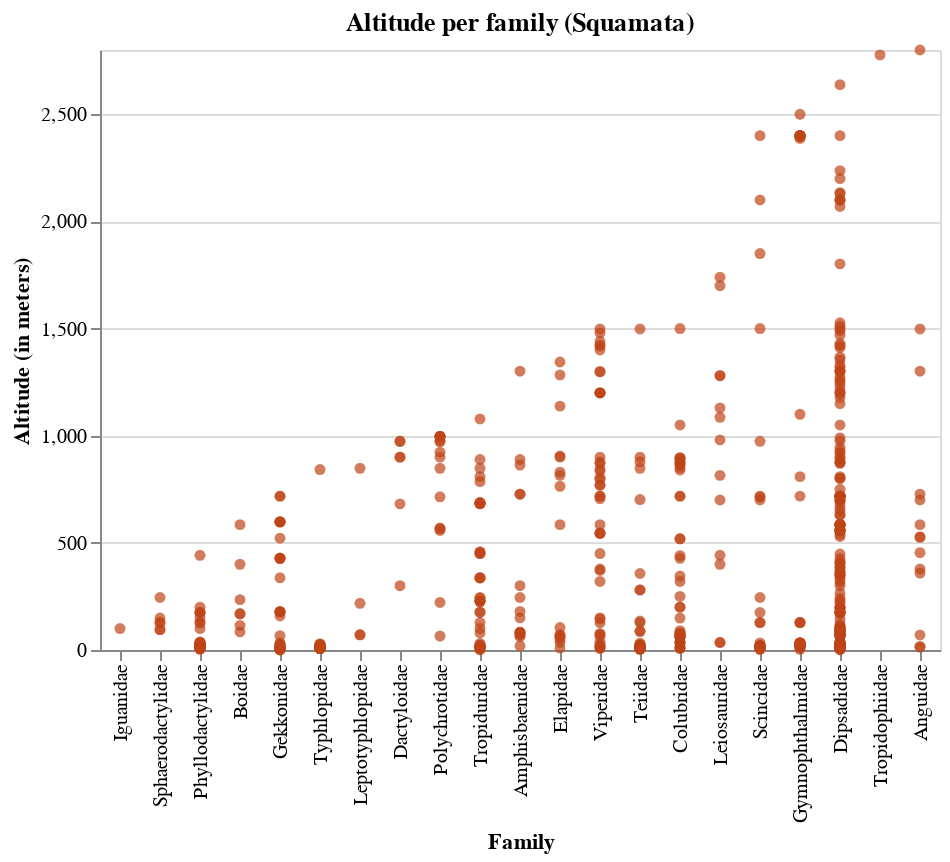

Write notebook code for a chart like this one.
### Code cell
temp = alt.Chart(teste[teste['familia'] != "#n/d"], title='Altitude per family').mark_circle().encode(
    x = alt.X('familia', type='nominal', title='Family', 
              sort= alt.EncodingSortField('altitude', op='max', order='ascending')),
    y = alt.Y('altitude', type='quantitative', title='Altitude (in meters)'),
    color= alt.Color('ordem', scale=alt.Scale(domain=ordens, range=cores)),
    tooltip = alt.Tooltip(['ordem', 'familia', 'altitude', 'ano_coleta', 'qualificador_atual'])
)

temp.save('./graphs/altitude/altitude_per_family.html')
temp.facet(column='ordem').save('./graphs/altitude/altitude_per_family-facetado.html')


alt_squam = alt.Chart(teste[(teste['ordem'] == 'Squamata') & (teste['familia'] != "#n/d")],
                      title='Altitude per family (Squamata)').mark_circle(color= cores[0]).encode(
    x = alt.X('familia', type='nominal', title='Family', 
              sort= alt.EncodingSortField('altitude', op='max', order='ascending')),
    y = alt.Y('altitude', type='quantitative', title='Altitude (in meters)'),
    tooltip = alt.Tooltip(['ordem', 'familia', 'altitude', 'ano_coleta', 'qualificador_atual'])
)

alt_squam.save('./graphs/altitude/altitude_per_family-squamata.html')
alt_squam

### Figure 1 — Vega-Lite specification as saved in the notebook (floating-point values rounded to 4 significant figures; data arrays with more than 128 entries replaced by an {"elided": "..."} marker saying what was removed)
{"config": {"view": {"continuousWidth": 400, "continuousHeight": 300}}, "data": {"name": "data-30f32fc5afa508af59182401a46ab550"}, "mark": {"type": "circle", "color": "#BF4417"}, "encoding": {"tooltip": [{"type": "nominal", "field": "ordem"}, {"type": "nominal", "field": "familia"}, {"type": "quantitative", "field": "altitude"}, {"type": "quantitative", "field": "ano_coleta"}, {"type": "nominal", "field": "qualificador_atual"}], "x": {"type": "nominal", "field": "familia", "sort": {"field": "altitude", "op": "max", "order": "ascending"}, "title": "Family"}, "y": {"type": "quantitative", "field": "altitude", "title": "Altitude (in meters)"}}, "title": "Altitude per family (Squamata)", "$schema": "https://vega.github.io/schema/vega-lite/v4.8.1.json", "datasets": {"data-30f32fc5afa508af59182401a46ab550": {"elided": "638 records"}}}
